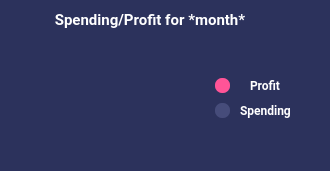
    <widget class="QWidget" name="save" native="true">
     <property name="geometry">
      <rect>
       <x>670</x>
       <y>400</y>
       <width>330</width>
       <height>171</height>
      </rect>
     </property>
     <property name="minimumSize">
      <size>
       <width>0</width>
       <height>0</height>
      </size>
     </property>
     <property name="maximumSize">
      <size>
       <width>330</width>
       <height>200</height>
      </size>
     </property>
     <property name="styleSheet">
      <string notr="true">background-color: #2c325c;
border-radius:10px;</string>
     </property>
     <widget class="QLabel" name="stored">
      <property name="geometry">
       <rect>
        <x>0</x>
        <y>10</y>
        <width>300</width>
        <height>20</height>
       </rect>
      </property>
      <property name="minimumSize">
       <size>
        <width>300</width>
        <height>20</height>
       </size>
      </property>
      <property name="maximumSize">
       <size>
        <width>300</width>
        <height>20</height>
       </size>
      </property>
      <property name="font">
       <font>
        <family>Roboto</family>
        <pointsize>11</pointsize>
        <weight>75</weight>
        <bold>true</bold>
       </font>
      </property>
      <property name="styleSheet">
       <string notr="true">background: none;</string>
      </property>
      <property name="text">
       <string>&lt;html&gt;&lt;head/&gt;&lt;body&gt;&lt;p align=&quot;center&quot;&gt;&lt;span style=&quot; color:#ffffff;&quot;&gt;Spending/Profit for *month*&lt;/span&gt;&lt;/p&gt;&lt;/body&gt;&lt;/html&gt;</string>
      </property>
     </widget>
     <widget class="QLabel" name="diagram">
      <property name="geometry">
       <rect>
        <x>20</x>
        <y>35</y>
        <width>120</width>
        <height>120</height>
       </rect>
      </property>
      <property name="minimumSize">
       <size>
        <width>120</width>
        <height>0</height>
       </size>
      </property>
      <property name="maximumSize">
       <size>
        <width>120</width>
        <height>120</height>
       </size>
      </property>
      <property name="font">
       <font>
        <family>Roboto Black</family>
        <pointsize>14</pointsize>
        <weight>75</weight>
        <bold>true</bold>
       </font>
      </property>
      <property name="styleSheet">
       <string notr="true"/>
      </property>
      <property name="text">
       <string>&lt;html&gt;&lt;head/&gt;&lt;body&gt;&lt;p align=&quot;center&quot;&gt;&lt;br/&gt;&lt;/p&gt;&lt;/body&gt;&lt;/html&gt;</string>
      </property>
     </widget>
     <widget class="QLabel" name="smoney1">
      <property name="geometry">
       <rect>
        <x>250</x>
        <y>75</y>
        <width>31</width>
        <height>20</height>
       </rect>
      </property>
      <property name="font">
       <font>
        <family>Roboto</family>
        <pointsize>9</pointsize>
        <weight>75</weight>
        <bold>true</bold>
       </font>
      </property>
      <property name="styleSheet">
       <string notr="true">color: #fff;
</string>
      </property>
      <property name="text">
       <string>Profit</string>
      </property>
     </widget>
     <widget class="QLabel" name="smoney2">
      <property name="geometry">
       <rect>
        <x>240</x>
        <y>100</y>
        <width>60</width>
        <height>20</height>
       </rect>
      </property>
      <property name="font">
       <font>
        <family>Roboto</family>
        <pointsize>9</pointsize>
        <weight>75</weight>
        <bold>true</bold>
       </font>
      </property>
      <property name="styleSheet">
       <string notr="true">color: #fff;</string>
      </property>
      <property name="text">
       <string>Spending</string>
      </property>
     </widget>
     <widget class="QLabel" name="label_5">
      <property name="geometry">
       <rect>
        <x>56</x>
        <y>73</y>
        <width>45</width>
        <height>45</height>
       </rect>
      </property>
      <property name="minimumSize">
       <size>
        <width>45</width>
        <height>45</height>
       </size>
      </property>
      <property name="maximumSize">
       <size>
        <width>45</width>
        <height>45</height>
       </size>
      </property>
      <property name="styleSheet">
       <string notr="true">background-image: url('sources/icons/buttons_images/pig.png') center no-repeat;
background-repeat: none;
background-color: none;</string>
      </property>
      <property name="text">
       <string/>
      </property>
     </widget>
     <widget class="QLabel" name="label_8">
      <property name="geometry">
       <rect>
        <x>215</x>
        <y>78</y>
        <width>15</width>
        <height>15</height>
       </rect>
      </property>
      <property name="minimumSize">
       <size>
        <width>15</width>
        <height>15</height>
       </size>
      </property>
      <property name="maximumSize">
       <size>
        <width>15</width>
        <height>15</height>
       </size>
      </property>
      <property name="styleSheet">
       <string notr="true">background-color: #ff5497;
border-radius:7px;</string>
      </property>
      <property name="text">
       <string/>
      </property>
     </widget>
     <widget class="QLabel" name="label_10">
      <property name="geometry">
       <rect>
        <x>215</x>
        <y>103</y>
        <width>15</width>
        <height>15</height>
       </rect>
      </property>
      <property name="minimumSize">
       <size>
        <width>15</width>
        <height>15</height>
       </size>
      </property>
      <property name="maximumSize">
       <size>
        <width>15</width>
        <height>15</height>
       </size>
      </property>
      <property name="styleSheet">
       <string notr="true">background-color: #464c7a;
border-radius:7px;</string>
      </property>
      <property name="text">
       <string/>
      </property>
     </widget>
    </widget>
